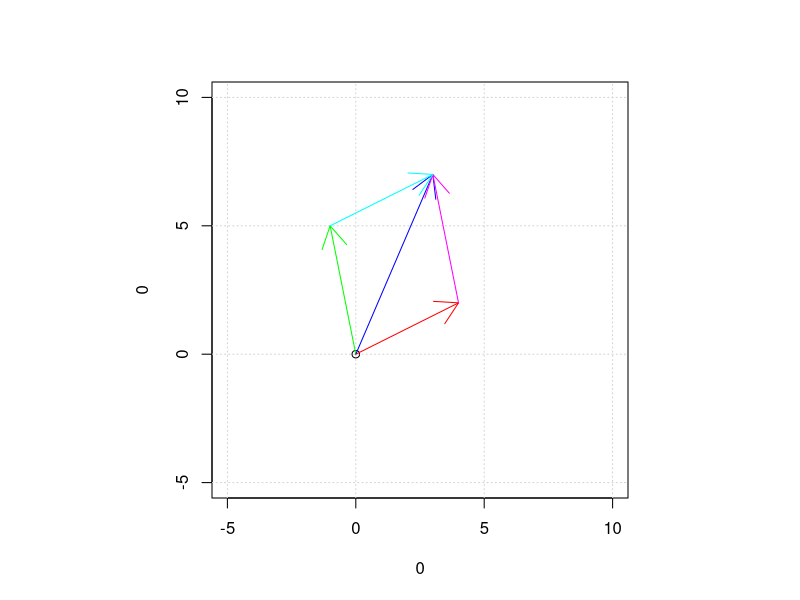
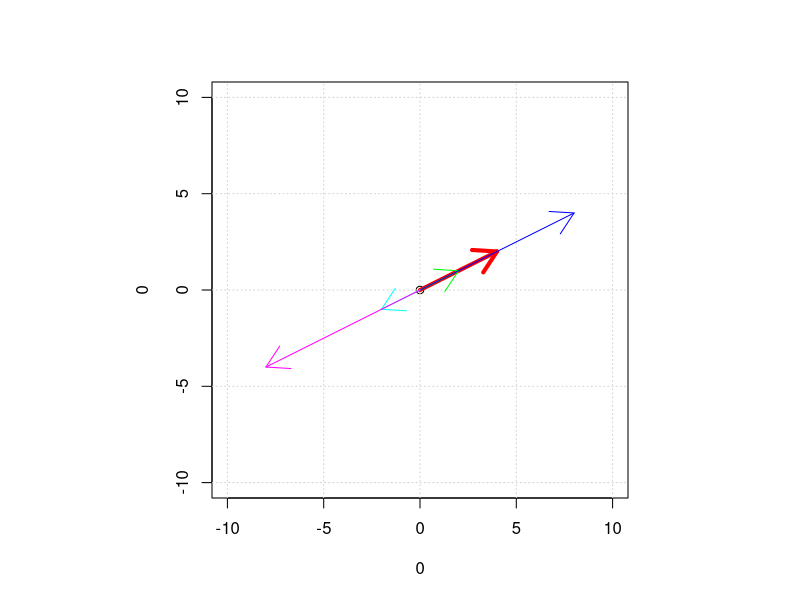

Write R code to recreate these figures, in order.

#--------------------------
# minilab 9a
# Matrices and Vectors in R
#--------------------------

#---
# Part 1. Matrices in R

# Enter a matrix (three methods)
A = matrix(c(2,3,5,7), nrow=2, ncol=2)
A
B = rbind(c(1,2),c(8,9))  # bind as rows
B
C = cbind(c(1,2),c(8,9))  # bind as columns
C

# Matrix multiplication (two kinds, be careful!)
# A*B is element-by-element multiplication
A * B
# A%*%B is matrix multiplication
A %*% B

# Diagonal matrices (numbers only on the main diagonal
# from top-left to bottom-right, everything else zero)
diag(c(3,7))

# Identity matrix (ones on main diagonal, else zero)
I = diag(c(1,1))
I

# Matrix transpose
# rows become columns (and columns become rows)
t(A)

# Symmetric matrix
# if t(A) is the same as A

# Matrix inverse (what to multiply by to get identity)
Ainv = solve(A)
Ainv %*% A
A %*% Ainv

# Sums (overall, by-rows, by-columns)
A
sum(A)
rowSums(A)
colSums(A)

# Means (overall, by-rows, by-columns)
A
mean(A)
rowMeans(A)
colMeans(A)


#---
# Part 2. Vectors in R

# Note: We previously studied "vectors" in minilab 1c
data = c(4,2,8,5,1)
# Here we look at MATHEMATICAL vectors
# i.e., matrices with only one columm


# Vectors (matrix with one column)
a = cbind(c(4,2))
a
b = cbind(c(-1,5))
b
c = a+b
c

# Visualise parallelogram law of vector addition
par(pty="s")    # square plotting region
plot(0,0,xlim=c(-5,10),ylim=c(-5,10))
grid()
arrows(0,0,a[1],a[2],col='red')
arrows(0,0,b[1],b[2],col='green')

arrows(0,0,c[1],c[2],col='blue')

arrows(a[1],a[2],a[1]+b[1],a[2]+b[2],col="magenta")
arrows(b[1],b[2],b[1]+a[1],b[2]+a[2],col="cyan")

# Visualise scalar multiplication
a = rbind(c(4,2))
a
par(pty="s")    # square plotting region
plot(0,0,xlim=c(-10,10),ylim=c(-10,10))
grid()
arrows(0,0,a[1],a[2],col='red',lwd=4)

k = 0.5
b = k*a
arrows(0,0,b[1],b[2],col='green')
k = 2.0
b = k*a
arrows(0,0,b[1],b[2],col='blue')
k = -0.5
b = k*a
arrows(0,0,b[1],b[2],col='cyan')
k = -2.0
b = k*a
arrows(0,0,b[1],b[2],col='magenta')


# -- the end --
